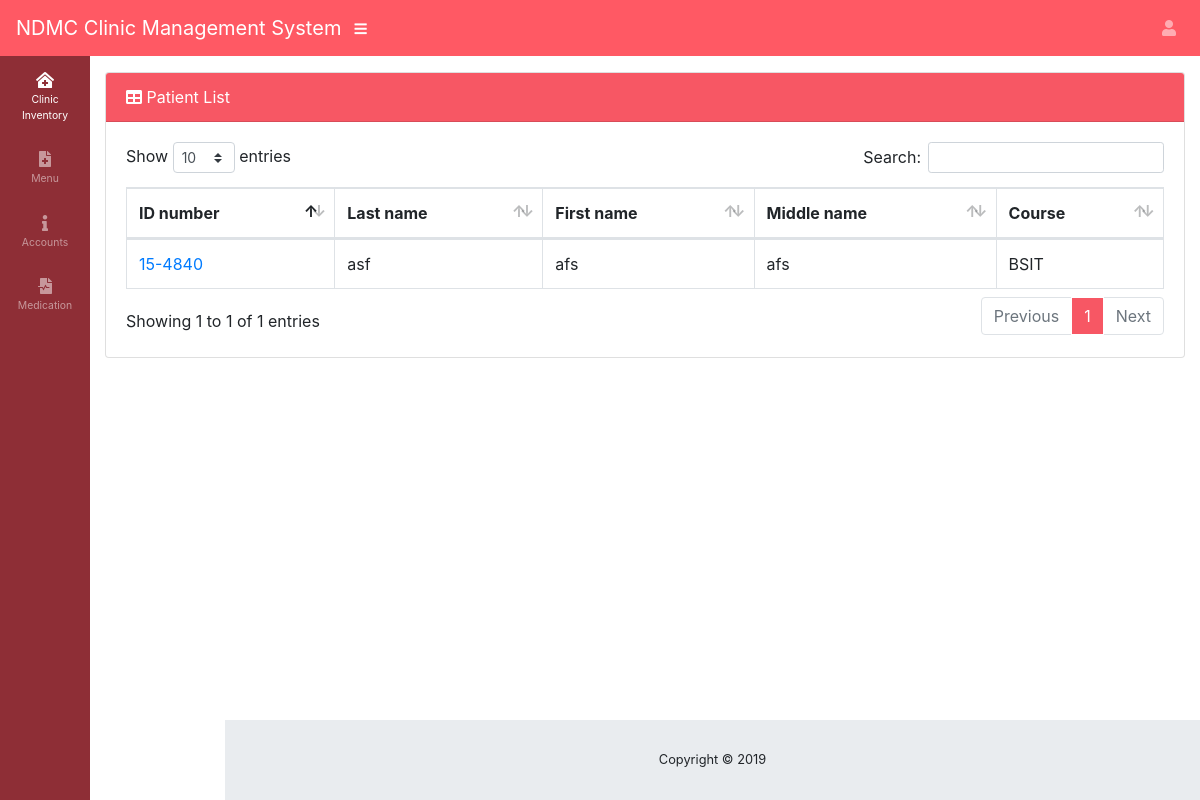
Page /medical/patient (signed in) on the earlier database version.
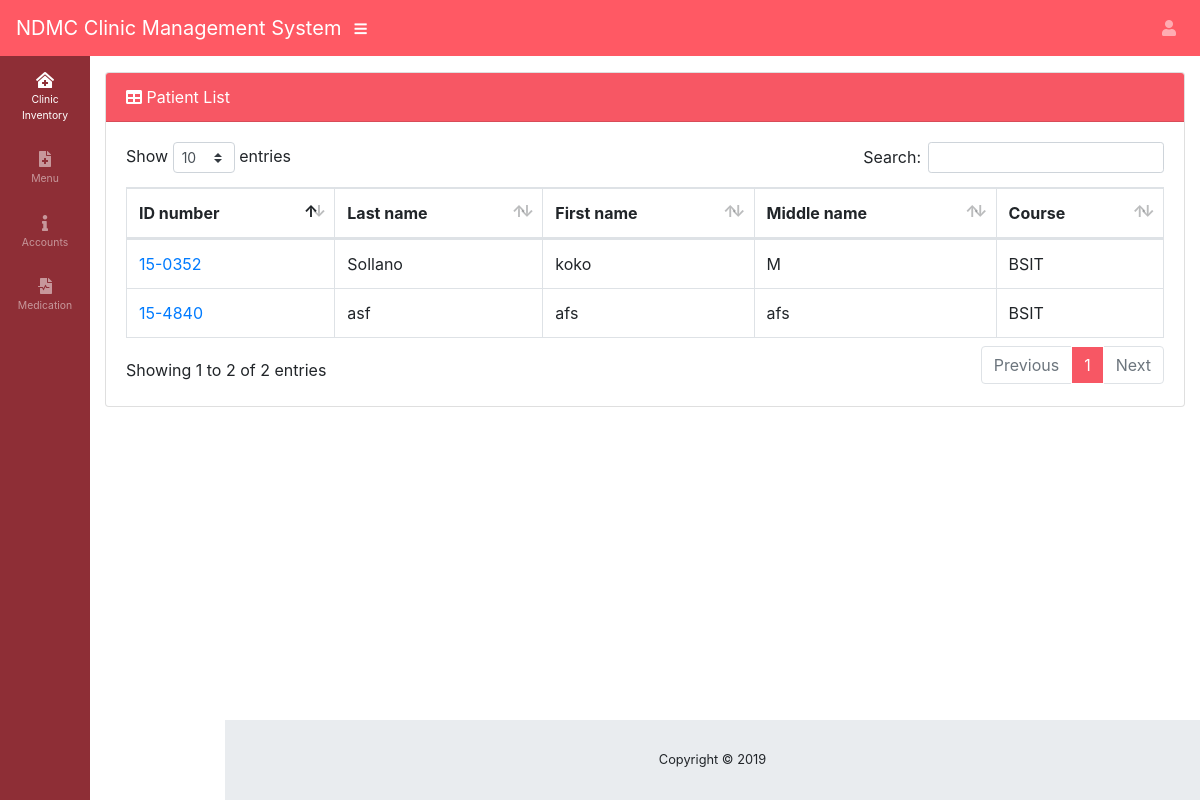
Same page on the later database version.
### medical/models.py (models this page shows, shortened)
class Patient(models.Model):
    user                    = models.ForeignKey(User, on_delete=models.CASCADE)
    id_number               = models.CharField(max_length=255)
    last_name               = models.CharField(max_length=255)
    first_name              = models.CharField(max_length=255)
    middle_name             = models.CharField(max_length=255)
    course                  = models.ForeignKey('Course', on_delete=models.CASCADE)
    status                  = models.CharField(
                                                max_length=9,
                                                choices=STATUS_CHOICES,
                                                default='single'
                                            )
    date_created            = models.DateTimeField(auto_now_add=True)
    date_modified           = models.DateTimeField(auto_now=True)

class Course(models.Model):
    user                    = models.ForeignKey(User, on_delete=models.CASCADE)
    dept_code               = models.ForeignKey('Department', on_delete=models.CASCADE)
    code                    = models.CharField(max_length=255)
    description             = models.TextField()
    date_created            = models.DateTimeField(auto_now_add=True)
    date_modified           = models.DateTimeField(auto_now=True)
    def __str__(self):
        return '{}'.format(self.code)

### medical/views.py (the view)
# urls.py: path('patient', PatientList.as_view(), name='patient-list'),
class PatientList(LoginRequiredMixin, View):
    def get(self, request, *args, **kwargs):
        post = Patient.objects.all()
        context = {
            'post': post,
        }
        return render(request, 'clinic/patient-list.html', context)

### templates/clinic/patient-list.html (shortened to what this page needs)
{% extends 'base.html' %}
{% load staticfiles %}
{% block content %}
    <div id="content-wrapper">
      <div class="container-fluid">
        <div class="card mb-3">
          <div class="card-header">
            <i class="fas fa-table"></i>
            Patient List</div>
          <div class="card-body">
            <div class="table-responsive">
              <table class="table table-bordered" id="dataTable" width="100%" cellspacing="0">
                <thead>
                  <tr>
                    <th>ID number</th>
                    <th>Last name</th>
                    <th>First name</th>
                    <th>Middle name</th>
                    <th>Course</th>
                  </tr>
                </thead>
                <tbody>
                  {% if post %}
                    {% for post in post %}
                      <tr>
                        <td><a href="{% url 'medical:patient-detail' post.id_number %}">{{ post.id_number }}</a></td>
                        <td>{{ post.last_name }}</td>
                        <td>{{ post.first_name }}</td>
                        <td>{{ post.middle_name }}</td>
                        <td>{{ post.course }}</td>
                      </tr>
                  {% endfor %}
                {% endif %}
                </tbody>
              </table>
            </div>
          </div>
        </div>
      </div>
      <footer class="sticky-footer">
        <div class="container my-auto">
          <div class="copyright text-center my-auto">
            <span>Copyright © 2019</span>
          </div>
        </div>
      </footer>
    </div>
  </div>
{% endblock %}

Differences in the rows shown:
added Patient: id_number "15-0352", last_name "Sollano", first_name "koko", middle_name "M", course "BSIT"
Other differences:
text written by a page script: "Show entries Search: Showing 1 to 1 of 1 entries Previous 1 Next" → "Show entries Search: Showing 1 to 2 of 2 entries Previous 1 Next"
